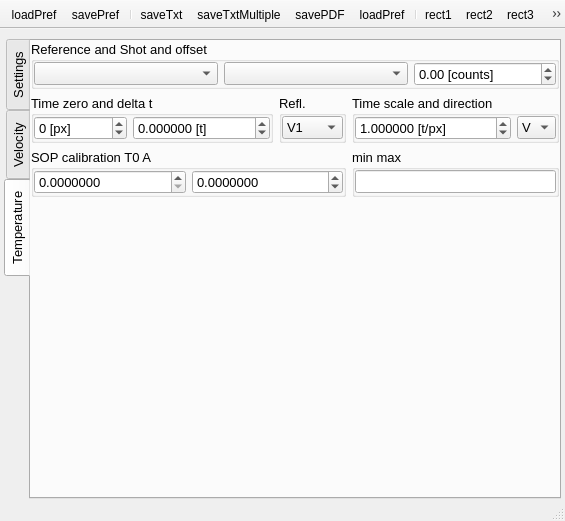
<?xml version="1.0" encoding="UTF-8"?>
<ui version="4.0">
 <class>nVisar</class>
 <widget class="QMainWindow" name="nVisar">
  <property name="geometry">
   <rect>
    <x>0</x>
    <y>0</y>
    <width>550</width>
    <height>521</height>
   </rect>
  </property>
  <property name="windowTitle">
   <string>VISAR analysis</string>
  </property>
  <property name="iconSize">
   <size>
    <width>20</width>
    <height>20</height>
   </size>
  </property>
  <property name="unifiedTitleAndToolBarOnMac">
   <bool>true</bool>
  </property>
  <widget class="QWidget" name="centralwidget">
   <layout class="QGridLayout" name="gridLayout">
    <property name="leftMargin">
     <number>4</number>
    </property>
    <property name="topMargin">
     <number>10</number>
    </property>
    <property name="rightMargin">
     <number>4</number>
    </property>
    <property name="bottomMargin">
     <number>0</number>
    </property>
    <item row="1" column="0">
     <widget class="QTabWidget" name="tabs">
      <property name="sizeIncrement">
       <size>
        <width>0</width>
        <height>0</height>
       </size>
      </property>
      <property name="font">
       <font>
        <pointsize>10</pointsize>
       </font>
      </property>
      <property name="tabPosition">
       <enum>QTabWidget::West</enum>
      </property>
      <property name="currentIndex">
       <number>2</number>
      </property>
      <property name="neutrinoSave" stdset="0">
       <bool>true</bool>
      </property>
      <widget class="QWidget" name="Settings">
       <attribute name="title">
        <string>Settings</string>
       </attribute>
       <layout class="QGridLayout" name="gridLayout_8">
        <property name="leftMargin">
         <number>0</number>
        </property>
        <property name="topMargin">
         <number>0</number>
        </property>
        <property name="rightMargin">
         <number>0</number>
        </property>
        <property name="bottomMargin">
         <number>0</number>
        </property>
        <item row="0" column="0">
         <widget class="QTabWidget" name="tabPhase">
          <property name="tabPosition">
           <enum>QTabWidget::North</enum>
          </property>
          <property name="currentIndex">
           <number>0</number>
          </property>
          <property name="neutrinoSave" stdset="0">
           <bool>true</bool>
          </property>
          <widget class="QWidget" name="tab">
           <attribute name="title">
            <string>Visar 1</string>
           </attribute>
           <layout class="QGridLayout" name="gridLayout_5">
            <property name="leftMargin">
             <number>0</number>
            </property>
            <property name="topMargin">
             <number>0</number>
            </property>
            <property name="rightMargin">
             <number>0</number>
            </property>
            <property name="bottomMargin">
             <number>0</number>
            </property>
            <item row="0" column="0">
             <widget class="QWidget" name="wvisar1" native="true"/>
            </item>
           </layout>
          </widget>
          <widget class="QWidget" name="tab_2">
           <attribute name="title">
            <string>Visar 2</string>
           </attribute>
           <layout class="QGridLayout" name="gridLayout_4">
            <property name="leftMargin">
             <number>0</number>
            </property>
            <property name="topMargin">
             <number>0</number>
            </property>
            <property name="rightMargin">
             <number>0</number>
            </property>
            <property name="bottomMargin">
             <number>0</number>
            </property>
            <item row="0" column="0">
             <widget class="QWidget" name="wvisar2" native="true"/>
            </item>
           </layout>
          </widget>
         </widget>
        </item>
       </layout>
      </widget>
      <widget class="QWidget" name="Velocity">
       <attribute name="title">
        <string>Velocity</string>
       </attribute>
       <layout class="QGridLayout" name="gridLayout_6" rowstretch="0,1">
        <property name="leftMargin">
         <number>0</number>
        </property>
        <property name="topMargin">
         <number>0</number>
        </property>
        <property name="rightMargin">
         <number>0</number>
        </property>
        <property name="bottomMargin">
         <number>0</number>
        </property>
        <item row="0" column="0">
         <widget class="QTabWidget" name="tabVelocity">
          <property name="tabPosition">
           <enum>QTabWidget::North</enum>
          </property>
          <property name="currentIndex">
           <number>0</number>
          </property>
          <property name="neutrinoSave" stdset="0">
           <bool>true</bool>
          </property>
          <widget class="QWidget" name="tab_3">
           <attribute name="title">
            <string>Visar 1</string>
           </attribute>
           <layout class="QGridLayout" name="gridLayout_3">
            <property name="leftMargin">
             <number>0</number>
            </property>
            <property name="topMargin">
             <number>0</number>
            </property>
            <property name="rightMargin">
             <number>0</number>
            </property>
            <property name="bottomMargin">
             <number>0</number>
            </property>
            <item row="0" column="0">
             <widget class="QWidget" name="setVisar1" native="true">
              <property name="font">
               <font>
                <pointsize>10</pointsize>
               </font>
              </property>
             </widget>
            </item>
           </layout>
          </widget>
          <widget class="QWidget" name="tab_4">
           <attribute name="title">
            <string>Visar 2</string>
           </attribute>
           <layout class="QGridLayout" name="gridLayout_7">
            <property name="leftMargin">
             <number>0</number>
            </property>
            <property name="topMargin">
             <number>0</number>
            </property>
            <property name="rightMargin">
             <number>0</number>
            </property>
            <property name="bottomMargin">
             <number>0</number>
            </property>
            <item row="0" column="0">
             <widget class="QWidget" name="setVisar2" native="true">
              <property name="font">
               <font>
                <pointsize>10</pointsize>
               </font>
              </property>
             </widget>
            </item>
           </layout>
          </widget>
         </widget>
        </item>
        <item row="1" column="0">
         <widget class="QwtPlot" name="plotVelocity">
          <property name="sizePolicy">
           <sizepolicy hsizetype="Preferred" vsizetype="Preferred">
            <horstretch>0</horstretch>
            <verstretch>0</verstretch>
           </sizepolicy>
          </property>
          <property name="font">
           <font>
            <pointsize>10</pointsize>
           </font>
          </property>
         </widget>
        </item>
       </layout>
      </widget>
      <widget class="QWidget" name="SOP">
       <attribute name="title">
        <string>Temperature</string>
       </attribute>
       <layout class="QGridLayout" name="gridLayout_2" rowstretch="0,0,0,1">
        <property name="leftMargin">
         <number>0</number>
        </property>
        <property name="topMargin">
         <number>0</number>
        </property>
        <property name="rightMargin">
         <number>0</number>
        </property>
        <property name="bottomMargin">
         <number>0</number>
        </property>
        <item row="0" column="0" colspan="3">
         <widget class="QGroupBox" name="groupBox">
          <property name="title">
           <string>Reference and Shot and offset</string>
          </property>
          <layout class="QGridLayout" name="gridLayout_9" columnstretch="1,1,0">
           <property name="leftMargin">
            <number>0</number>
           </property>
           <property name="topMargin">
            <number>0</number>
           </property>
           <property name="rightMargin">
            <number>0</number>
           </property>
           <property name="bottomMargin">
            <number>0</number>
           </property>
           <item row="0" column="0">
            <widget class="QComboBox" name="sopRef">
             <property name="font">
              <font>
               <pointsize>10</pointsize>
              </font>
             </property>
             <property name="neutrinoImage" stdset="0">
              <bool>true</bool>
             </property>
            </widget>
           </item>
           <item row="0" column="1">
            <widget class="QComboBox" name="sopShot">
             <property name="font">
              <font>
               <pointsize>10</pointsize>
              </font>
             </property>
             <property name="neutrinoImage" stdset="0">
              <bool>true</bool>
             </property>
            </widget>
           </item>
           <item row="0" column="2">
            <widget class="QDoubleSpinBox" name="sopOffset">
             <property name="toolTip">
              <string>Background value</string>
             </property>
             <property name="suffix">
              <string> [counts]</string>
             </property>
             <property name="minimum">
              <double>-99999999.989999994635582</double>
             </property>
             <property name="maximum">
              <double>99999999.989999994635582</double>
             </property>
            </widget>
           </item>
          </layout>
         </widget>
        </item>
        <item row="1" column="0">
         <widget class="QGroupBox" name="groupBox_2">
          <property name="title">
           <string>Time zero and delta t</string>
          </property>
          <layout class="QGridLayout" name="gridLayout_10">
           <property name="leftMargin">
            <number>0</number>
           </property>
           <property name="topMargin">
            <number>0</number>
           </property>
           <property name="rightMargin">
            <number>0</number>
           </property>
           <property name="bottomMargin">
            <number>0</number>
           </property>
           <item row="0" column="0">
            <widget class="QSpinBox" name="sopOrigin">
             <property name="font">
              <font>
               <pointsize>10</pointsize>
              </font>
             </property>
             <property name="suffix">
              <string> [px]</string>
             </property>
             <property name="minimum">
              <number>-99999</number>
             </property>
             <property name="maximum">
              <number>99999</number>
             </property>
             <property name="neutrinoSave" stdset="0">
              <bool>true</bool>
             </property>
            </widget>
           </item>
           <item row="0" column="1">
            <widget class="QDoubleSpinBox" name="sopTimeOffset">
             <property name="font">
              <font>
               <pointsize>10</pointsize>
              </font>
             </property>
             <property name="suffix">
              <string> [t]</string>
             </property>
             <property name="decimals">
              <number>6</number>
             </property>
             <property name="minimum">
              <double>-9999999.990000000223517</double>
             </property>
             <property name="maximum">
              <double>9999999.990000000223517</double>
             </property>
             <property name="singleStep">
              <double>0.100000000000000</double>
             </property>
             <property name="value">
              <double>0.000000000000000</double>
             </property>
             <property name="neutrinoSave" stdset="0">
              <bool>true</bool>
             </property>
            </widget>
           </item>
          </layout>
         </widget>
        </item>
        <item row="1" column="1">
         <widget class="QGroupBox" name="groupBox_7">
          <property name="title">
           <string>Refl.</string>
          </property>
          <layout class="QGridLayout" name="gridLayout_16">
           <property name="leftMargin">
            <number>0</number>
           </property>
           <property name="topMargin">
            <number>0</number>
           </property>
           <property name="rightMargin">
            <number>0</number>
           </property>
           <property name="bottomMargin">
            <number>0</number>
           </property>
           <item row="0" column="0">
            <widget class="QComboBox" name="whichRefl">
             <property name="font">
              <font>
               <pointsize>10</pointsize>
              </font>
             </property>
             <property name="neutrinoSave" stdset="0">
              <bool>true</bool>
             </property>
             <item>
              <property name="text">
               <string>V1</string>
              </property>
             </item>
             <item>
              <property name="text">
               <string>V2</string>
              </property>
             </item>
             <item>
              <property name="text">
               <string>Mean</string>
              </property>
             </item>
             <item>
              <property name="text">
               <string>Zero</string>
              </property>
             </item>
            </widget>
           </item>
          </layout>
         </widget>
        </item>
        <item row="1" column="2">
         <widget class="QGroupBox" name="groupBox_4">
          <property name="title">
           <string>Time scale and direction</string>
          </property>
          <layout class="QGridLayout" name="gridLayout_11" columnstretch="1,0">
           <property name="leftMargin">
            <number>0</number>
           </property>
           <property name="topMargin">
            <number>0</number>
           </property>
           <property name="rightMargin">
            <number>0</number>
           </property>
           <property name="bottomMargin">
            <number>0</number>
           </property>
           <item row="0" column="1">
            <widget class="QComboBox" name="sopDirection">
             <property name="font">
              <font>
               <pointsize>10</pointsize>
              </font>
             </property>
             <property name="neutrinoSave" stdset="0">
              <bool>true</bool>
             </property>
             <item>
              <property name="text">
               <string>V</string>
              </property>
             </item>
             <item>
              <property name="text">
               <string>H</string>
              </property>
             </item>
            </widget>
           </item>
           <item row="0" column="0">
            <widget class="QDoubleSpinBox" name="sopScale">
             <property name="font">
              <font>
               <pointsize>10</pointsize>
              </font>
             </property>
             <property name="suffix">
              <string> [t/px]</string>
             </property>
             <property name="decimals">
              <number>6</number>
             </property>
             <property name="minimum">
              <double>-9999999.990000000223517</double>
             </property>
             <property name="maximum">
              <double>9999999.990000000223517</double>
             </property>
             <property name="singleStep">
              <double>0.001000000000000</double>
             </property>
             <property name="value">
              <double>1.000000000000000</double>
             </property>
             <property name="neutrinoSave" stdset="0">
              <bool>true</bool>
             </property>
            </widget>
           </item>
          </layout>
         </widget>
        </item>
        <item row="2" column="0" colspan="2">
         <widget class="QGroupBox" name="groupBox_8">
          <property name="title">
           <string>SOP calibration T0 A</string>
          </property>
          <layout class="QGridLayout" name="gridLayout_14">
           <property name="leftMargin">
            <number>0</number>
           </property>
           <property name="topMargin">
            <number>0</number>
           </property>
           <property name="rightMargin">
            <number>0</number>
           </property>
           <property name="bottomMargin">
            <number>0</number>
           </property>
           <item row="0" column="0">
            <widget class="QDoubleSpinBox" name="sopCalibT0">
             <property name="font">
              <font>
               <pointsize>10</pointsize>
              </font>
             </property>
             <property name="decimals">
              <number>7</number>
             </property>
             <property name="maximum">
              <double>999999.989999999990687</double>
             </property>
             <property name="neutrinoSave" stdset="0">
              <bool>true</bool>
             </property>
            </widget>
           </item>
           <item row="0" column="1">
            <widget class="QDoubleSpinBox" name="sopCalibA">
             <property name="font">
              <font>
               <pointsize>10</pointsize>
              </font>
             </property>
             <property name="decimals">
              <number>7</number>
             </property>
             <property name="minimum">
              <double>-99999999.000000000000000</double>
             </property>
             <property name="maximum">
              <double>99999999.000000000000000</double>
             </property>
             <property name="neutrinoSave" stdset="0">
              <bool>true</bool>
             </property>
            </widget>
           </item>
          </layout>
         </widget>
        </item>
        <item row="2" column="2">
         <widget class="QGroupBox" name="groupBox_3">
          <property name="title">
           <string>min max</string>
          </property>
          <layout class="QGridLayout" name="gridLayout_12">
           <property name="leftMargin">
            <number>0</number>
           </property>
           <property name="topMargin">
            <number>0</number>
           </property>
           <property name="rightMargin">
            <number>0</number>
           </property>
           <property name="bottomMargin">
            <number>0</number>
           </property>
           <item row="0" column="0">
            <widget class="QLineEdit" name="Tminmax">
             <property name="neutrinoSave" stdset="0">
              <bool>true</bool>
             </property>
            </widget>
           </item>
          </layout>
         </widget>
        </item>
        <item row="3" column="0" colspan="3">
         <widget class="QwtPlot" name="sopPlot">
          <property name="sizePolicy">
           <sizepolicy hsizetype="Preferred" vsizetype="Preferred">
            <horstretch>0</horstretch>
            <verstretch>0</verstretch>
           </sizepolicy>
          </property>
         </widget>
        </item>
       </layout>
      </widget>
     </widget>
    </item>
   </layout>
  </widget>
  <widget class="QStatusBar" name="statusbar">
   <property name="font">
    <font>
     <pointsize>10</pointsize>
    </font>
   </property>
  </widget>
  <widget class="QToolBar" name="toolBar">
   <property name="windowTitle">
    <string>toolBar</string>
   </property>
   <property name="movable">
    <bool>false</bool>
   </property>
   <property name="floatable">
    <bool>false</bool>
   </property>
   <attribute name="toolBarArea">
    <enum>TopToolBarArea</enum>
   </attribute>
   <attribute name="toolBarBreak">
    <bool>false</bool>
   </attribute>
   <addaction name="actionLoadPref"/>
   <addaction name="actionSavePref"/>
   <addaction name="separator"/>
   <addaction name="actionSaveTxt"/>
   <addaction name="actionSaveTxtMultiple"/>
   <addaction name="actionSavePDF"/>
   <addaction name="actionCopy"/>
   <addaction name="separator"/>
   <addaction name="actionRect1"/>
   <addaction name="actionRect2"/>
   <addaction name="actionRect3"/>
   <addaction name="separator"/>
   <addaction name="actionRefresh2"/>
   <addaction name="actionRefresh"/>
  </widget>
  <action name="actionLoadPref">
   <property name="icon">
    <iconset resource="../resources/icons/icons.qrc">
     <normaloff>:/icons/loadPref.png</normaloff>:/icons/loadPref.png</iconset>
   </property>
   <property name="text">
    <string>loadPref</string>
   </property>
   <property name="toolTip">
    <string>Load Preferences</string>
   </property>
  </action>
  <action name="actionSavePref">
   <property name="icon">
    <iconset resource="../resources/icons/icons.qrc">
     <normaloff>:/icons/savePref.png</normaloff>:/icons/savePref.png</iconset>
   </property>
   <property name="text">
    <string>savePref</string>
   </property>
   <property name="toolTip">
    <string>Save Preferences</string>
   </property>
  </action>
  <action name="actionSaveTxt">
   <property name="icon">
    <iconset resource="../resources/icons/icons.qrc">
     <normaloff>:/icons/saveTxt.png</normaloff>:/icons/saveTxt.png</iconset>
   </property>
   <property name="text">
    <string>saveTxt</string>
   </property>
   <property name="toolTip">
    <string>Export TXT</string>
   </property>
  </action>
  <action name="actionSavePDF">
   <property name="icon">
    <iconset resource="../resources/icons/icons.qrc">
     <normaloff>:/icons/savePDF.png</normaloff>:/icons/savePDF.png</iconset>
   </property>
   <property name="text">
    <string>savePDF</string>
   </property>
   <property name="toolTip">
    <string>Export PDF or SVG</string>
   </property>
  </action>
  <action name="actionRefresh2">
   <property name="icon">
    <iconset resource="../resources/icons/icons.qrc">
     <normaloff>:/icons/refresh2.png</normaloff>:/icons/refresh2.png</iconset>
   </property>
   <property name="text">
    <string>refresh2</string>
   </property>
   <property name="toolTip">
    <string>Guess both intefringes</string>
   </property>
  </action>
  <action name="actionRefresh">
   <property name="icon">
    <iconset resource="../resources/icons/icons.qrc">
     <normaloff>:/icons/refresh.png</normaloff>:/icons/refresh.png</iconset>
   </property>
   <property name="text">
    <string>refresh</string>
   </property>
   <property name="toolTip">
    <string>Calculate both phases</string>
   </property>
  </action>
  <action name="actionRect1">
   <property name="icon">
    <iconset resource="../resources/icons/icons.qrc">
     <normaloff>:/icons/rect.png</normaloff>:/icons/rect.png</iconset>
   </property>
   <property name="text">
    <string>rect1</string>
   </property>
   <property name="toolTip">
    <string>Rectangle Visar 1</string>
   </property>
  </action>
  <action name="actionRect2">
   <property name="icon">
    <iconset resource="../resources/icons/icons.qrc">
     <normaloff>:/icons/rect.png</normaloff>:/icons/rect.png</iconset>
   </property>
   <property name="text">
    <string>rect2</string>
   </property>
   <property name="toolTip">
    <string>Rectangle Visar 2</string>
   </property>
  </action>
  <action name="actionAutoRefresh">
   <property name="checkable">
    <bool>true</bool>
   </property>
   <property name="icon">
    <iconset resource="../resources/icons/icons.qrc">
     <normaloff>:/icons/noAutoRefresh.png</normaloff>
     <normalon>:/autoRefresh</normalon>:/icons/noAutoRefresh.png</iconset>
   </property>
   <property name="text">
    <string>autoRefresh</string>
   </property>
   <property name="toolTip">
    <string>Auto refreh when moving rectangles</string>
   </property>
  </action>
  <action name="actionCopy">
   <property name="icon">
    <iconset resource="../resources/icons/icons.qrc">
     <normaloff>:/icons/saveClipboard.png</normaloff>:/icons/saveClipboard.png</iconset>
   </property>
   <property name="text">
    <string>loadPref</string>
   </property>
   <property name="toolTip">
    <string>Copy to clipboard</string>
   </property>
  </action>
  <action name="actionRect3">
   <property name="icon">
    <iconset resource="../resources/icons/icons.qrc">
     <normaloff>:/icons/rect.png</normaloff>:/icons/rect.png</iconset>
   </property>
   <property name="text">
    <string>rect3</string>
   </property>
   <property name="toolTip">
    <string>Rectangle SOP</string>
   </property>
  </action>
  <action name="actionSaveTxtMultiple">
   <property name="icon">
    <iconset resource="../resources/icons/icons.qrc">
     <normaloff>:/icons/saveTxtMultiple.png</normaloff>:/icons/saveTxtMultiple.png</iconset>
   </property>
   <property name="text">
    <string>saveTxtMultiple</string>
   </property>
   <property name="toolTip">
    <string>Export all curves in TXT</string>
   </property>
  </action>
  <action name="showFiltered">
   <property name="icon">
    <iconset resource="../resources/icons/icons.qrc">
     <normaloff>:/icons/gearPy.png</normaloff>:/icons/gearPy.png</iconset>
   </property>
   <property name="text">
    <string>showFiltered</string>
   </property>
   <property name="toolTip">
    <string>Show filtered images</string>
   </property>
  </action>
 </widget>
 <customwidgets>
  <customwidget>
   <class>QwtPlot</class>
   <extends>QFrame</extends>
   <header>qwt_plot.h</header>
   <container>1</container>
  </customwidget>
 </customwidgets>
 <tabstops>
  <tabstop>tabs</tabstop>
  <tabstop>tabPhase</tabstop>
  <tabstop>tabVelocity</tabstop>
  <tabstop>sopRef</tabstop>
  <tabstop>sopShot</tabstop>
  <tabstop>sopOffset</tabstop>
  <tabstop>sopOrigin</tabstop>
  <tabstop>sopTimeOffset</tabstop>
  <tabstop>whichRefl</tabstop>
  <tabstop>sopScale</tabstop>
  <tabstop>sopDirection</tabstop>
  <tabstop>sopCalibT0</tabstop>
  <tabstop>sopCalibA</tabstop>
  <tabstop>Tminmax</tabstop>
 </tabstops>
 <resources>
  <include location="../resources/icons/icons.qrc"/>
 </resources>
 <connections/>
</ui>
